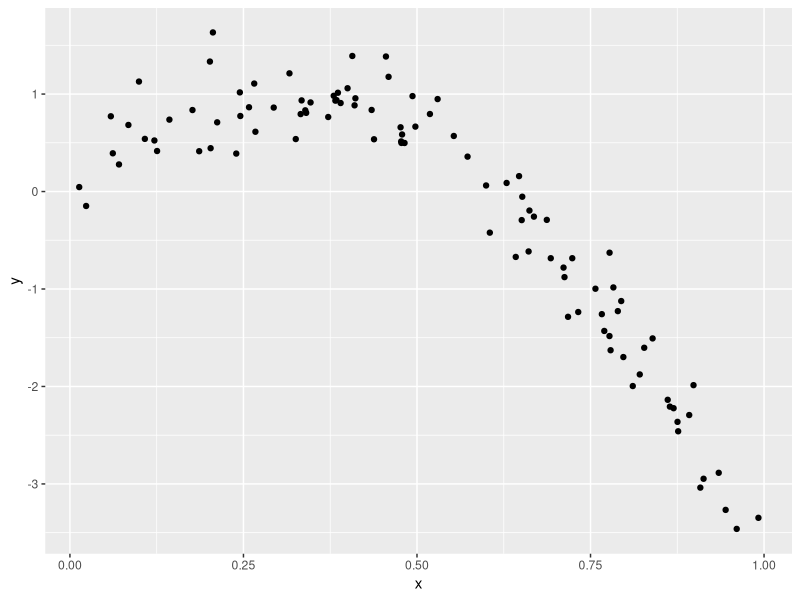
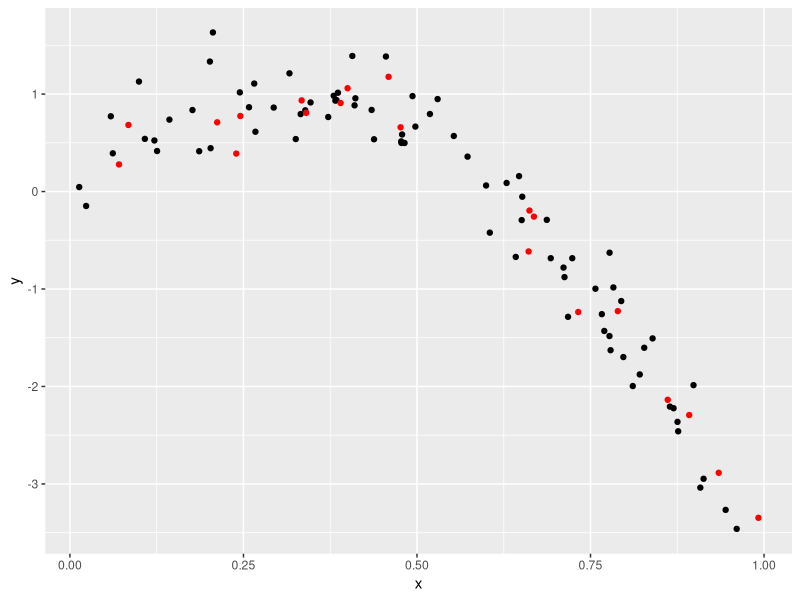
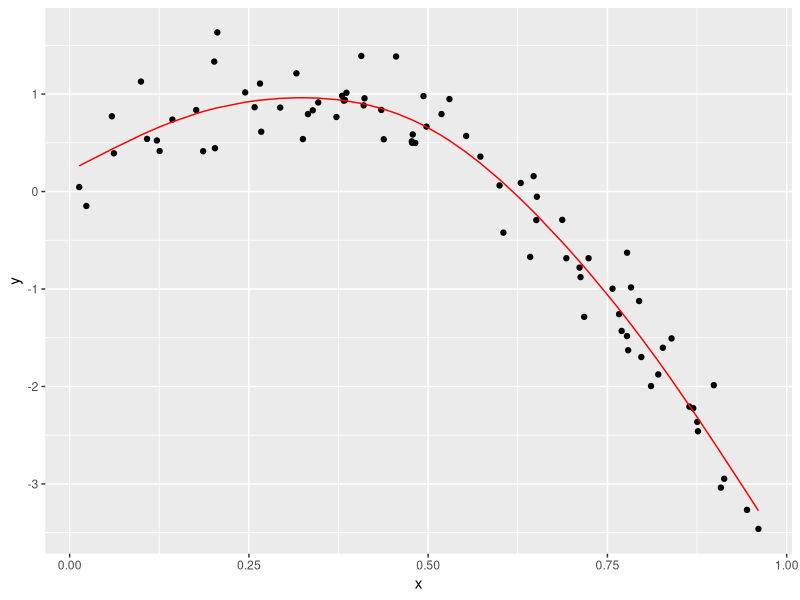

R code for these plots, in order:
## ---- chunk 1
library(tidyverse)
library(modelr)
library(mgcv)
## ---- chunk 2
set.seed(1)

nonlin_df = 
  tibble(
    id = 1:100,
    x = runif(100, 0, 1),
    y = 1 - 10 * (x - .3) ^ 2 + rnorm(100, 0, .3)
  )

nonlin_df %>% 
  ggplot(aes(x = x, y = y)) + 
  geom_point()
## ---- chunk 3
train_df = sample_n(nonlin_df, 80)
# select the exact 20 that is not in the 80 from above 
# anti join: look what is in the nonlin and in the train df 
test_df = anti_join(nonlin_df, train_df, by = "id")

ggplot(train_df, aes(x = x, y = y)) + 
  geom_point() + 
  geom_point(data = test_df, color = "red")
## ---- chunk 4
linear_mod = lm(y~x, data = train_df)
smooth_mod = mgcv::gam(y ~ s(x), data = train_df)
wiggly_mod = mgcv::gam(y ~ s(x, k = 30), sp = 10e-6, data = train_df)
## ---- chunk 5
train_df %>% 
  add_predictions(smooth_mod) %>% 
  ggplot(aes(x = x, y = y)) + 
  geom_point() + 
  geom_line(aes(y = pred), color = "red")
## ---- chunk 6
rmse(linear_mod, test_df)
rmse(smooth_mod, test_df)
rmse(wiggly_mod, test_df)
